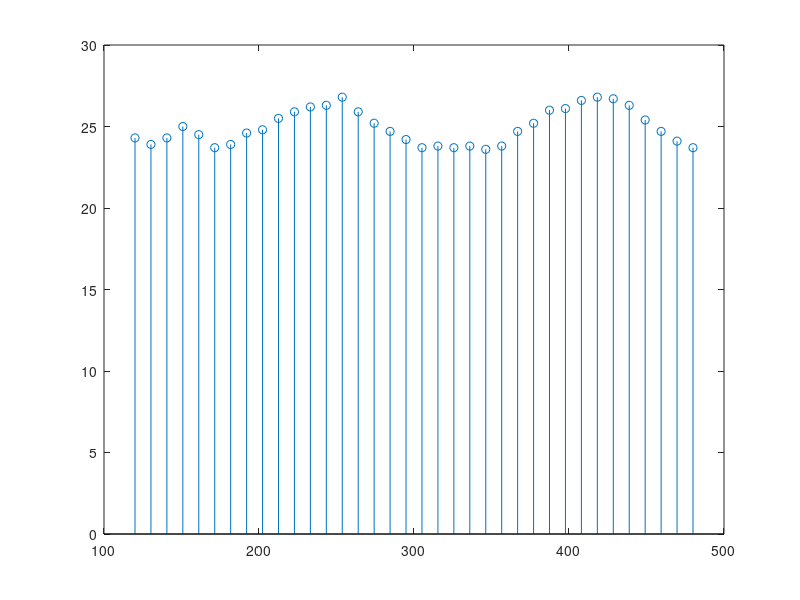

This chart was generated by the following MATLAB code:
% a plotted study of the set of data points
% for level measurement
y=[24.3 23.9 24.3 25.0 24.5 23.7 23.9 24.6 24.8 25.5 25.9 26.2 26.3 26.8 25.9 25.2 24.7 24.2 23.7 23.8 23.7 23.8 23.6 23.8 24.7 25.2 26.0 26.1 26.6 26.8 26.7 26.3 25.4 24.7 24.1 23.7];
%manually entering the values from t=120 to t=480
%finding the set of true maxima
[Maxima,MaxIdx] = findpeaks(y);
truemaxima=y(MaxIdx)
%truemaxima =

%   25.0000   26.8000   23.8000   23.8000   26.8000

%calculating the shape of the matrix and feeding it into the linspace function 
d=size(y);

x= linspace(120,480,d(2));
stem(x,y)

%plot(x,y)
